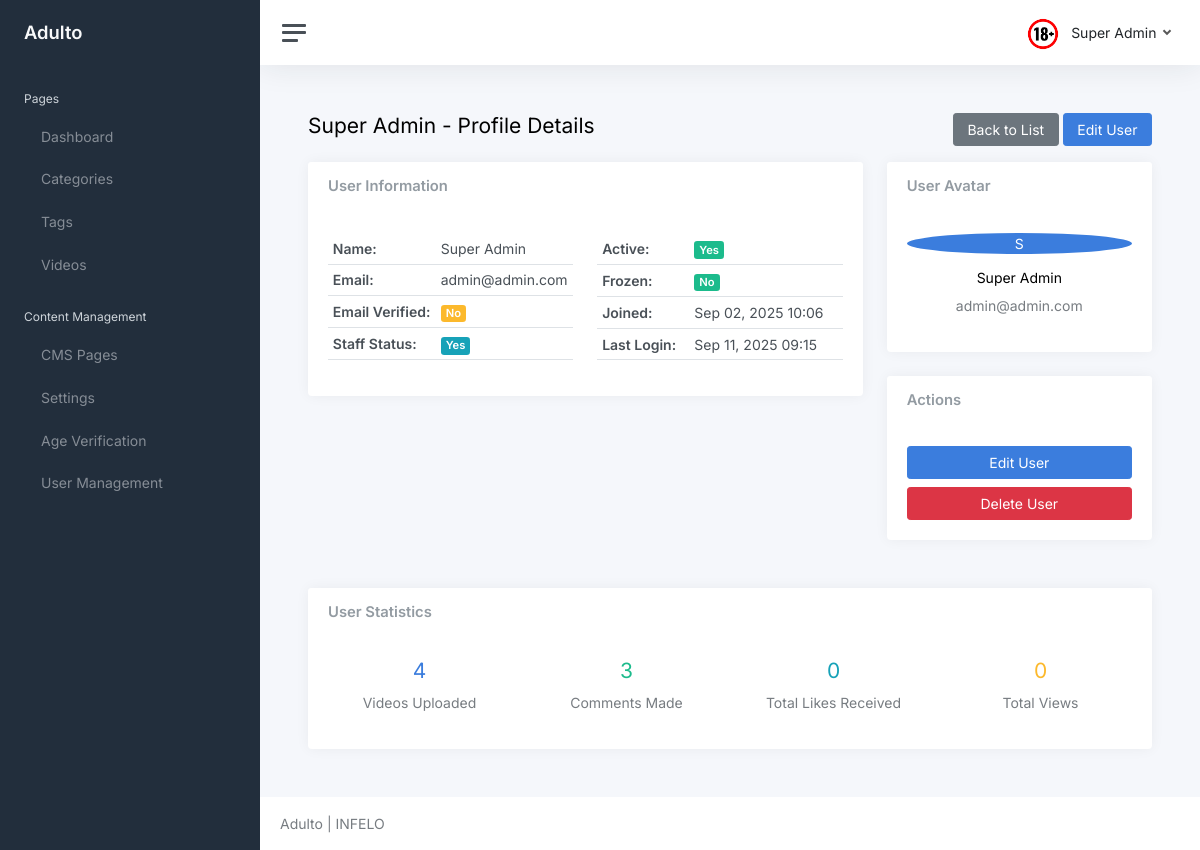
The app's page /core/users/1/ (signed in), older data.
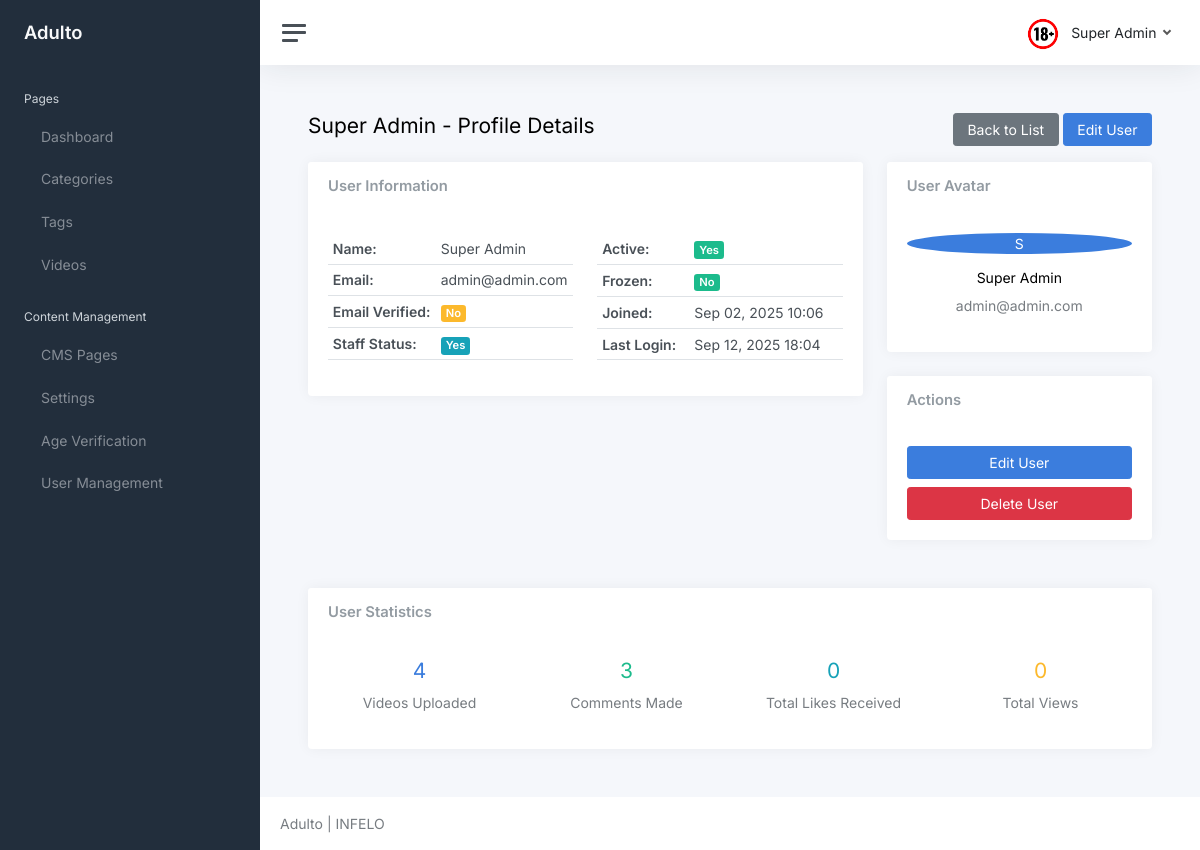
The same page, newer data.
### core/models.py (models this page shows, shortened)
class User(AbstractUser):
	username = None
	first_name = None
	last_name = None
	name = models.CharField(max_length=150, blank=True)
	email = models.EmailField(unique=True)
	is_freeze = models.BooleanField(default=False)
	is_email_verified = models.BooleanField(default=False)
	email_verification_token = models.CharField(max_length=100, blank=True, null=True)
	email_verification_created = models.DateTimeField(blank=True, null=True)
	is_staff = models.BooleanField(default=False, help_text="Designates whether the user can log into the admin site. Only activated users can access admin.")
	USERNAME_FIELD = 'email'
	REQUIRED_FIELDS = []

### core/views.py (the view)
# urls.py: path('users/<int:pk>/', views.user_detail, name='user_detail'),
@login_required(login_url='login')
def user_detail(request, pk):
	user = get_object_or_404(User, pk=pk)
	context = {
		'user': user,
	}
	return render(request, 'core/user_detail.html', context)

### adulto/context_processors.py (called while the page is built)
def site_branding(request):
	return {
		"site_brand": getattr(settings, "SITE_BRAND", "Adulto"),
		"site_logo_url": getattr(settings, "SITE_LOGO_URL", "/static/logo.png"),
	}

### core/models.py (called while the page is built)
	@classmethod
	def get_setting(cls, key, default=None):
		try:
			return cls.objects.get(key=key).value
		except cls.DoesNotExist:
			return default

	@classmethod
	def get_active(cls):
		try:
			return cls.objects.filter(is_active=True).first()
		except:
			return None

### templates/core/user_detail.html (shortened to what the changed rows need)
{% extends 'core/layout/base.html' %}
{% block content %}
<div class="container-fluid p-0">
    <div class="d-flex justify-content-between align-items-center mb-3">
        <h1 class="h3 d-inline align-middle">{{ user.name|default:"User" }} - Profile Details</h1>
        <div>
            <a class="btn btn-secondary" href="{% url 'user_list' %}">Back to List</a>
            <a class="btn btn-primary" href="{% url 'user_update' user.id %}">Edit User</a>
        </div>
    </div>
    <div class="row">
        <div class="col-md-8">
            <div class="card">
                <div class="card-body">
                    <div class="row">
                        <div class="col-md-6">
                            <table class="table table-sm">
                                <tr>
                                    <td><strong>Name:</strong></td>
                                    <td>{{ user.name|default:"Not set" }}</td>
                                </tr>
                                <tr>
                                    <td><strong>Email:</strong></td>
                                    <td>{{ user.email }}</td>
                                </tr>
                            </table>
                        </div>
                        <div class="col-md-6">
                            <table class="table table-sm">
                                <tr>
                                    <td><strong>Joined:</strong></td>
                                    <td>{{ user.date_joined|date:"M d, Y H:i" }}</td>
                                </tr>
                                <tr>
                                    <td><strong>Last Login:</strong></td>
                                    <td>{{ user.last_login|date:"M d, Y H:i"|default:"Never" }}</td>
                                </tr>
                            </table>
                        </div>
                    </div>
                </div>
            </div>
        </div>
        <div class="col-md-4">
            <div class="card">
                <div class="card-body text-center">
                    <div class="w-20 h-20 bg-primary rounded-circle d-flex align-items-center justify-content-center mx-auto mb-3">
                        <span class="text-white font-weight-bold text-2xl">{{ user.name|first|upper|default:user.email|first|upper }}</span>
                    </div>
                    <h5>{{ user.name|default:"No Name" }}</h5>
                    <p class="text-muted">{{ user.email }}</p>
                </div>
            </div>
        </div>
    </div>
    <div class="row mt-4">
        <div class="col-12">
            <div class="card">
                <div class="card-body">
                    <div class="row">
                        <div class="col-md-3">
                            <div class="text-center">
                                <h3 class="text-primary">{{ user.videos.count }}</h3>
                                <p class="text-muted">Videos Uploaded</p>
                            </div>
                        </div>
                        <div class="col-md-3">
                            <div class="text-center">
                                <h3 class="text-success">{{ user.comments.count }}</h3>
                                <p class="text-muted">Comments Made</p>
                            </div>
                        </div>
                        <div class="col-md-3">
                            <div class="text-center">
                                <h3 class="text-info">{{ user.videos.aggregate.total_likes|default:0 }}</h3>
                                <p class="text-muted">Total Likes Received</p>
                            </div>
                        </div>
                        <div class="col-md-3">
                            <div class="text-center">
                                <h3 class="text-warning">{{ user.videos.aggregate.total_views|default:0 }}</h3>
                                <p class="text-muted">Total Views</p>
                            </div>
                        </div>
                    </div>
                </div>
            </div>
        </div>
    </div>
</div>
{% endblock %}

### templates/core/layout/header.html (shortened to what this page needs)
<nav class="navbar navbar-expand navbar-light navbar-bg">
    <a class="sidebar-toggle js-sidebar-toggle">
        <i class="hamburger align-self-center"></i>
    </a>
    <div class="navbar-collapse collapse">
        <ul class="navbar-nav navbar-align">
            <li class="nav-item dropdown">
                <a class="nav-link dropdown-toggle d-none d-sm-inline-block" href="#"
                    data-bs-toggle="dropdown">
                    <img src="/static/core/logo.png" class="avatar img-fluid rounded me-1"
                        alt="" /> <span class="text-dark">{{ request.user.name }}</span>
                </a>
            </li>
        </ul>
    </div>
</nav>

Row changes from the older to the newer data that the page shows:
changed User "Super Admin": last_login "Sep 11, 2025 09:15" → "Sep 12, 2025 18:04"
